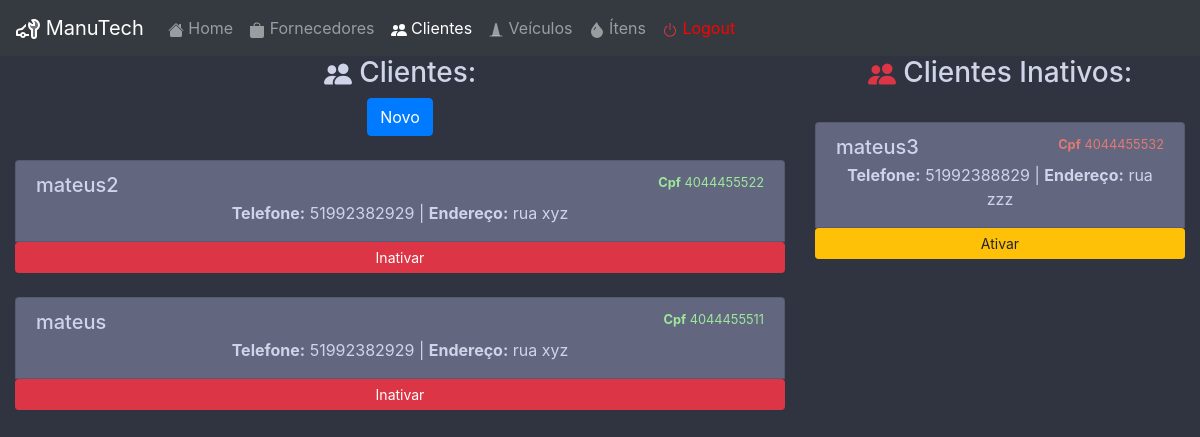
The page /cliente.php (signed in) on the database its author committed.
### tables this page shows
CREATE TABLE cliente (
    cpf BIGINT(11) NOT NULL,
    nome VARCHAR(50) NOT NULL,
    telefone BIGINT(11) NOT NULL,
    endereco VARCHAR(350) NOT NULL,
    ativo BOOLEAN NOT NULL DEFAULT true,
    PRIMARY KEY(cpf)
) CHARSET=utf8;

### cliente.php (the view, shortened to what this page needs)
<?php
    require_once 'conect.php';
?>
<!doctype html>
<html lang="pt-br">
<head>
    <link rel="stylesheet" href="https://stackpath.bootstrapcdn.com/bootstrap/4.4.1/css/bootstrap.min.css">
    <link rel="stylesheet" href="estilo.css">
</head>
<body id="login">
<div class="container-fluid">
    <div class="row">
        <div class="col-sm-12" id="menu">
            <nav class="navbar navbar-expand-lg navbar-dark bg-dark">
                <a class="navbar-brand" href="painel.php"> ManuTech</a>
                <div class="collapse navbar-collapse" id="navbarNav">
                    <ul class="navbar-nav">
                        <li class="nav-item"><a class="nav-link" href="painel.php"> Home</a></li>
                        <li class="nav-item"><a class="nav-link" href="fornecedor.php"><svg class="bi bi-bag-fill" width="1em" height="1em" viewBox="0 0 16 16" fill="currentColor" xmlns="http://www.w3.org/2000/svg"><path d="M1 4h14v10a2 2 0 01-2 2H3a2 2 0 01-2-2V4zm7-2.5A2.5 2.5 0 005.5 4h-1a3.5 3.5 0 117 0h-1A2.5 2.5 0 008 1.5z"/></svg> Fornecedores</a></li>
                        <li class="nav-item active"><a class="nav-link" href="cliente.php"> Clientes</a></li>
                        <li class="nav-item"><a class="nav-link" href="veiculo.php"><svg class="bi bi-cone" width="1em" height="1em" viewBox="0 0 16 16" fill="currentColor" xmlns="http://www.w3.org/2000/svg"><path d="M7.03 1.88c.252-1.01 1.688-1.01 1.94 0L12 14H4L7.03 1.88z"/><path fill-rule="evenodd" d="M1.5 14a.5.5 0 01.5-.5h12a.5.5 0 010 1H2a.5.5 0 01-.5-.5z" clip-rule="evenodd"/></svg> Veículos</a></li>
                        <li class="nav-item"><a class="nav-link" href="item.php"> Ítens</a></li>
                        <li class="nav-item"><a class="nav-link" href="logout.php" style="color: red;"> Logout</a></li>
                    </ul>
                </div>
            </nav>
        </div>
    </div>
    <div class="row">
        <div class="col-sm-8">
            <h3> Clientes:</h3>
            <button type="button" class="btn btn-primary" onclick="window.location.href='addCliente.php'">Novo</button><br>
            <?php
                $r = $db->query("SELECT * FROM cliente WHERE ativo=1 ORDER BY nome DESC");
                $linhas = $r->fetchAll(PDO::FETCH_ASSOC);
                foreach($linhas as $l) {
                    echo "
                        <br>
                        <div class='list-group'>
                            <a href='updateCliente.php?cpf=".base64_encode($l['cpf'])."' class='list-group-item list-group-item-action' id='cardAtivo'>
                                <div class='d-flex w-100 justify-content-between'>
                                    <h5 class='mb-1'>".$l['nome']."</h5>
                                    <small class='text-muted'><span id='txtVerde'><strong>Cpf</strong> ".$l['cpf']."</span></small>
                                </div>
                                <p class='mb-1'><strong>Telefone:</strong> ".$l['telefone']." | <strong>Endereço:</strong> ".$l['endereco']."</p>
                                <a href='inativarCliente.php?cpf=".base64_encode($l['cpf'])."' class='btn btn-danger btn-sm'>Inativar</a>
                            </a>
                        </div>
                    ";
                }
            ?>
            <br>
        </div>
        <div class="col-sm-4" id="teste">
            <h3> Clientes Inativos:</h3>
            <?php
                $r = $db->query("SELECT * FROM cliente WHERE ativo=0 ORDER BY nome DESC");
                $linhas = $r->fetchAll(PDO::FETCH_ASSOC);
                foreach($linhas as $l) {
                    echo "
                        <br>
                        <div class='list-group'>
                            <a href='#' class='list-group-item list-group-item-action' id='cardAtivo'>
                                <div class='d-flex w-100 justify-content-between'>
                                    <h5 class='mb-1'>".$l['nome']."</h5>
                                    <small class='text-muted'><span id='txtVermelho'><strong>Cpf</strong> ".$l['cpf']."</span></small>
                                </div>
                                <p class='mb-1'><strong>Telefone:</strong> ".$l['telefone']." | <strong>Endereço:</strong> ".$l['endereco']."</p>
                                <a href='ativarCliente.php?cpf=".base64_encode($l['cpf'])."' class='btn btn-warning btn-sm'>Ativar</a>
                            </a>
                        </div>
                    ";
                }
            ?>
            <br>
        </div>
    </div>
</div>
</body>
</html>

### estilo.css (style rules this page uses)
#login { text-align: center; color: #d0d4e9; background-color: #303340; }
div#menu { padding: 0%; }
#cardAtivo { color: #d0d4e9; background-color: #62667f; }
#txtVerde { color: #9de99a; }
#txtVermelho { color: #e17a72; }

### rows shown on the page
cliente: nome "mateus2", cpf "4044455522", telefone "51992382929", endereco "rua xyz"
cliente: nome "mateus", cpf "4044455511", telefone "51992382929", endereco "rua xyz"
cliente: nome "mateus3", cpf "4044455532", telefone "51992388829", endereco "rua zzz"
